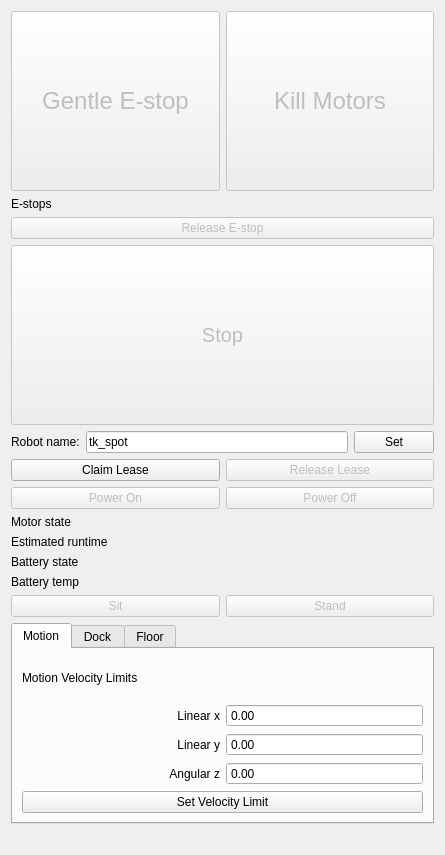
<?xml version="1.0" encoding="UTF-8"?>
<ui version="4.0">
 <class>Form</class>
 <widget class="QWidget" name="Form">
  <property name="geometry">
   <rect>
    <x>0</x>
    <y>0</y>
    <width>445</width>
    <height>855</height>
   </rect>
  </property>
  <property name="windowTitle">
   <string>Form</string>
  </property>
  <layout class="QVBoxLayout" name="verticalLayout_2">
   <item>
    <layout class="QVBoxLayout" name="estopLayout">
     <item>
      <layout class="QHBoxLayout" name="horizontalLayout">
       <item>
        <widget class="QPushButton" name="gentleStopButton">
         <property name="enabled">
          <bool>false</bool>
         </property>
         <property name="sizePolicy">
          <sizepolicy hsizetype="Minimum" vsizetype="Expanding">
           <horstretch>0</horstretch>
           <verstretch>0</verstretch>
          </sizepolicy>
         </property>
         <property name="baseSize">
          <size>
           <width>0</width>
           <height>0</height>
          </size>
         </property>
         <property name="font">
          <font>
           <pointsize>18</pointsize>
          </font>
         </property>
         <property name="toolTip">
          <string>Gentle e-stop, stops whatever the robot is doing and then sits down</string>
         </property>
         <property name="text">
          <string>Gentle E-stop</string>
         </property>
        </widget>
       </item>
       <item>
        <widget class="QPushButton" name="hardStopButton">
         <property name="enabled">
          <bool>false</bool>
         </property>
         <property name="sizePolicy">
          <sizepolicy hsizetype="Minimum" vsizetype="Expanding">
           <horstretch>0</horstretch>
           <verstretch>0</verstretch>
          </sizepolicy>
         </property>
         <property name="font">
          <font>
           <pointsize>18</pointsize>
          </font>
         </property>
         <property name="toolTip">
          <string>Hard emergency stop, kills power to motors</string>
         </property>
         <property name="text">
          <string>Kill Motors</string>
         </property>
        </widget>
       </item>
      </layout>
     </item>
     <item>
      <widget class="QLabel" name="estopLabel">
       <property name="text">
        <string>E-stops</string>
       </property>
      </widget>
     </item>
     <item>
      <widget class="QPushButton" name="releaseStopButton">
       <property name="enabled">
        <bool>false</bool>
       </property>
       <property name="toolTip">
        <string>Release the emergency stop</string>
       </property>
       <property name="text">
        <string>Release E-stop</string>
       </property>
      </widget>
     </item>
     <item>
      <widget class="QPushButton" name="stopButton">
       <property name="enabled">
        <bool>false</bool>
       </property>
       <property name="sizePolicy">
        <sizepolicy hsizetype="Minimum" vsizetype="Expanding">
         <horstretch>0</horstretch>
         <verstretch>0</verstretch>
        </sizepolicy>
       </property>
       <property name="baseSize">
        <size>
         <width>0</width>
         <height>0</height>
        </size>
       </property>
       <property name="font">
        <font>
         <pointsize>15</pointsize>
        </font>
       </property>
       <property name="toolTip">
        <string>Stop any action the robot is taking but do not sit down or kill motor power</string>
       </property>
       <property name="text">
        <string>Stop</string>
       </property>
      </widget>
     </item>
    </layout>
   </item>
   <item>
    <layout class="QVBoxLayout" name="verticalLayout">
     <item>
      <layout class="QHBoxLayout" name="horizontalLayout_3">
       <item>
        <widget class="QLabel" name="robotNameLabel">
         <property name="text">
          <string>Robot name:</string>
         </property>
        </widget>
       </item>
       <item>
        <widget class="QLineEdit" name="robotNameLineEdit">
         <property name="text">
          <string>tk_spot</string>
         </property>
        </widget>
       </item>
       <item>
        <widget class="QPushButton" name="setRobotNameButton">
         <property name="toolTip">
          <string>Set the name of the robot. This ensures topics and services connect to the correct robot.</string>
         </property>
         <property name="text">
          <string>Set</string>
         </property>
        </widget>
       </item>
      </layout>
     </item>
     <item>
      <layout class="QHBoxLayout" name="claimLayout">
       <item>
        <widget class="QPushButton" name="claimLeaseButton">
         <property name="text">
          <string>Claim Lease</string>
         </property>
        </widget>
       </item>
       <item>
        <widget class="QPushButton" name="releaseLeaseButton">
         <property name="enabled">
          <bool>false</bool>
         </property>
         <property name="text">
          <string>Release Lease</string>
         </property>
        </widget>
       </item>
      </layout>
     </item>
     <item>
      <layout class="QVBoxLayout" name="powerLayout">
       <item>
        <layout class="QHBoxLayout" name="powerButtonLayout">
         <item>
          <widget class="QPushButton" name="powerOnButton">
           <property name="enabled">
            <bool>false</bool>
           </property>
           <property name="text">
            <string>Power On</string>
           </property>
          </widget>
         </item>
         <item>
          <widget class="QPushButton" name="powerOffButton">
           <property name="enabled">
            <bool>false</bool>
           </property>
           <property name="text">
            <string>Power Off</string>
           </property>
          </widget>
         </item>
        </layout>
       </item>
       <item>
        <widget class="QLabel" name="motorStateLabel">
         <property name="text">
          <string>Motor state</string>
         </property>
        </widget>
       </item>
       <item>
        <widget class="QLabel" name="estimatedRuntimeLabel">
         <property name="text">
          <string>Estimated runtime</string>
         </property>
        </widget>
       </item>
       <item>
        <widget class="QLabel" name="batteryStateLabel">
         <property name="text">
          <string>Battery state</string>
         </property>
        </widget>
       </item>
       <item>
        <widget class="QLabel" name="batteryTempLabel">
         <property name="text">
          <string>Battery temp</string>
         </property>
        </widget>
       </item>
      </layout>
     </item>
     <item>
      <layout class="QHBoxLayout" name="sitStandLayout">
       <item>
        <widget class="QPushButton" name="sitButton">
         <property name="enabled">
          <bool>false</bool>
         </property>
         <property name="text">
          <string>Sit</string>
         </property>
        </widget>
       </item>
       <item>
        <widget class="QPushButton" name="standButton">
         <property name="enabled">
          <bool>false</bool>
         </property>
         <property name="text">
          <string>Stand</string>
         </property>
        </widget>
       </item>
      </layout>
     </item>
     <item>
      <widget class="QTabWidget" name="tabWidget">
       <property name="enabled">
        <bool>true</bool>
       </property>
       <property name="toolTip">
        <string/>
       </property>
       <property name="currentIndex">
        <number>0</number>
       </property>
       <widget class="QWidget" name="motionTab">
        <attribute name="title">
         <string>Motion</string>
        </attribute>
        <layout class="QVBoxLayout" name="verticalLayout_4">
         <item>
          <layout class="QVBoxLayout" name="motionTabLayout">
           <item>
            <layout class="QVBoxLayout" name="motionVelocityLayout">
             <item>
              <widget class="QLabel" name="motionCommandLabel">
               <property name="text">
                <string>Motion Velocity Limits</string>
               </property>
              </widget>
             </item>
             <item>
              <layout class="QGridLayout" name="gridLayout">
               <item row="4" column="0">
                <widget class="QLabel" name="angularZLabel">
                 <property name="text">
                  <string>Angular z</string>
                 </property>
                 <property name="alignment">
                  <set>Qt::AlignRight|Qt::AlignTrailing|Qt::AlignVCenter</set>
                 </property>
                 <property name="buddy">
                  <cstring>angularZSpin</cstring>
                 </property>
                </widget>
               </item>
               <item row="3" column="0">
                <widget class="QLabel" name="linearYLabel">
                 <property name="text">
                  <string>Linear y</string>
                 </property>
                 <property name="alignment">
                  <set>Qt::AlignRight|Qt::AlignTrailing|Qt::AlignVCenter</set>
                 </property>
                 <property name="buddy">
                  <cstring>linearYSpin</cstring>
                 </property>
                </widget>
               </item>
               <item row="1" column="0">
                <widget class="QLabel" name="linearXLabel">
                 <property name="text">
                  <string>Linear x</string>
                 </property>
                 <property name="alignment">
                  <set>Qt::AlignRight|Qt::AlignTrailing|Qt::AlignVCenter</set>
                 </property>
                 <property name="buddy">
                  <cstring>linearXSpin</cstring>
                 </property>
                </widget>
               </item>
               <item row="1" column="1">
                <widget class="QDoubleSpinBox" name="linearXSpin">
                 <property name="buttonSymbols">
                  <enum>QAbstractSpinBox::NoButtons</enum>
                 </property>
                 <property name="decimals">
                  <number>2</number>
                 </property>
                </widget>
               </item>
               <item row="3" column="1">
                <widget class="QDoubleSpinBox" name="linearYSpin">
                 <property name="buttonSymbols">
                  <enum>QAbstractSpinBox::NoButtons</enum>
                 </property>
                 <property name="decimals">
                  <number>2</number>
                 </property>
                </widget>
               </item>
               <item row="4" column="1">
                <widget class="QDoubleSpinBox" name="angularZSpin">
                 <property name="buttonSymbols">
                  <enum>QAbstractSpinBox::NoButtons</enum>
                 </property>
                 <property name="decimals">
                  <number>2</number>
                 </property>
                </widget>
               </item>
              </layout>
             </item>
             <item>
              <widget class="QPushButton" name="setMaxVelButton">
               <property name="enabled">
                <bool>true</bool>
               </property>
               <property name="text">
                <string>Set Velocity Limit</string>
               </property>
              </widget>
             </item>
            </layout>
           </item>
          </layout>
         </item>
        </layout>
       </widget>
       <widget class="QWidget" name="dockingTab">
        <attribute name="title">
         <string>Dock</string>
        </attribute>
        <layout class="QVBoxLayout" name="verticalLayout_7">
         <item>
          <layout class="QVBoxLayout" name="dockingLayout">
           <item>
            <widget class="QPushButton" name="undockButton">
             <property name="enabled">
              <bool>false</bool>
             </property>
             <property name="text">
              <string>Undock</string>
             </property>
            </widget>
           </item>
           <item>
            <layout class="QHBoxLayout" name="dockSelectLayout">
             <item>
              <widget class="QLabel" name="dockLabel">
               <property name="sizePolicy">
                <sizepolicy hsizetype="Preferred" vsizetype="Preferred">
                 <horstretch>0</horstretch>
                 <verstretch>0</verstretch>
                </sizepolicy>
               </property>
               <property name="layoutDirection">
                <enum>Qt::LeftToRight</enum>
               </property>
               <property name="text">
                <string>Dock fiducial ID</string>
               </property>
               <property name="alignment">
                <set>Qt::AlignRight|Qt::AlignTrailing|Qt::AlignVCenter</set>
               </property>
              </widget>
             </item>
             <item>
              <widget class="QSpinBox" name="dockFiducialSpin">
               <property name="minimum">
                <number>520</number>
               </property>
               <property name="maximum">
                <number>549</number>
               </property>
              </widget>
             </item>
             <item>
              <widget class="QPushButton" name="dockButton">
               <property name="enabled">
                <bool>false</bool>
               </property>
               <property name="sizePolicy">
                <sizepolicy hsizetype="MinimumExpanding" vsizetype="Fixed">
                 <horstretch>0</horstretch>
                 <verstretch>0</verstretch>
                </sizepolicy>
               </property>
               <property name="text">
                <string>Dock</string>
               </property>
              </widget>
             </item>
            </layout>
           </item>
          </layout>
         </item>
        </layout>
       </widget>
       <widget class="QWidget" name="floorTab">
        <attribute name="title">
         <string>Floor</string>
        </attribute>
        <layout class="QVBoxLayout" name="verticalLayout_5">
         <item>
          <layout class="QVBoxLayout" name="floorLayout">
           <item>
            <widget class="QPushButton" name="selfRightButton">
             <property name="enabled">
              <bool>false</bool>
             </property>
             <property name="text">
              <string>Self-right</string>
             </property>
            </widget>
           </item>
          </layout>
         </item>
         <item>
          <spacer name="verticalSpacer">
           <property name="orientation">
            <enum>Qt::Vertical</enum>
           </property>
           <property name="sizeHint" stdset="0">
            <size>
             <width>20</width>
             <height>40</height>
            </size>
           </property>
          </spacer>
         </item>
        </layout>
       </widget>
      </widget>
     </item>
     <item>
      <widget class="QLabel" name="statusLabel">
       <property name="text">
        <string/>
       </property>
       <property name="wordWrap">
        <bool>true</bool>
       </property>
      </widget>
     </item>
    </layout>
   </item>
  </layout>
 </widget>
 <tabstops>
  <tabstop>stopButton</tabstop>
  <tabstop>claimLeaseButton</tabstop>
  <tabstop>releaseLeaseButton</tabstop>
  <tabstop>powerOnButton</tabstop>
  <tabstop>powerOffButton</tabstop>
  <tabstop>sitButton</tabstop>
  <tabstop>standButton</tabstop>
  <tabstop>tabWidget</tabstop>
  <tabstop>linearXSpin</tabstop>
  <tabstop>linearYSpin</tabstop>
  <tabstop>angularZSpin</tabstop>
  <tabstop>setMaxVelButton</tabstop>
  <tabstop>undockButton</tabstop>
  <tabstop>dockFiducialSpin</tabstop>
  <tabstop>dockButton</tabstop>
  <tabstop>selfRightButton</tabstop>
  <tabstop>releaseStopButton</tabstop>
  <tabstop>gentleStopButton</tabstop>
  <tabstop>hardStopButton</tabstop>
 </tabstops>
 <resources/>
 <connections/>
</ui>
